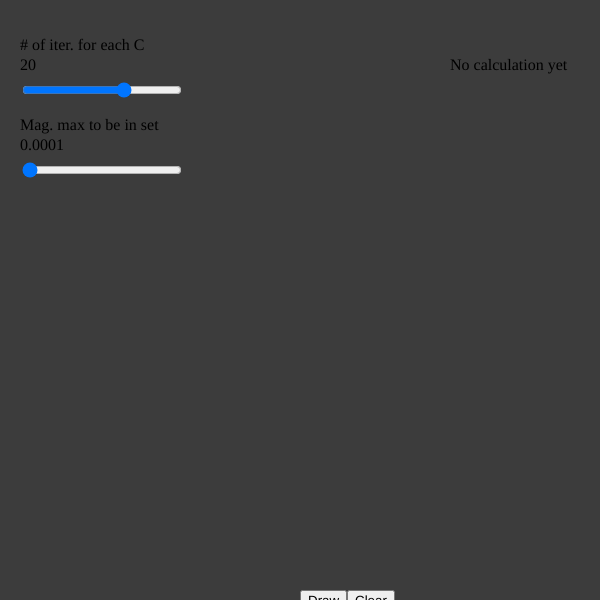
Frame 1 (no input)
Frame 60 (no input): identical to frame 1, image omitted
Frame 120 (the mouse pressed at the canvas centre since frame 60): identical to frame 1, image omitted

The p5.js sketch that drew this single still picture (run headless with seeded random() and noise() and a simulated clock; from frame 60 on, the mouse is pressed at the canvas centre):

// p5.js sketch
// ── sketch.js
// ************************************************
// Madelbrot Set
// Horribly coded by : Kevin Le Teugg, 2021
// File : sketch.js
// Description :
// ************************************************

// CONSTANTS
let CANVAS_WIDTH = 600; // Default 800
let CANVAS_HEIGHT = 600; // Default 600
let PLOT_X_MIN = -2; // Default -2
let PLOT_X_MAX = 1;  // Default 1
let PLOT_Y_MIN = -2; // Default -1
let PLOT_Y_MAX = 2;  // Default 1
// GLOBAL VARIABLES
let realRange;
let imagRange;
let realC;
let imagC;
let compCMag;
let iterationsThreshMax = 30;
let iterationsThreshDefault = 20;
//let magThresh = 0.1; // Default 0.0000001
let magThreshMax = 200;
let magThreshDefault = 1;
let magThreshDivider = 10000 // Since the slider can only accept ints
let deltaIteration = 0;
let compCMagPrevious = 0;
let debugObj = [];
let reZ = 0;
let imZ = 0;
let zeroX = 0;
let zeroPixelX = 0;
let zeroY = 0;
let zeroPixelY = 0;
let gridPoints = [];

// Assets preload
function preload() {

}

function setup() {
  // Canvas creation
  canvas = createCanvas(CANVAS_WIDTH, CANVAS_HEIGHT);
  //canvas.parent('sketch-holder');
  background(60);

  // DOM ELEMENTS
  drawButton = createButton('Draw');
  drawButton.position(CANVAS_WIDTH / 2, CANVAS_HEIGHT - (drawButton.height / 2));

  clearButton = createButton('Clear');
  clearButton.position((CANVAS_WIDTH / 2) + drawButton.width, CANVAS_HEIGHT - (drawButton.height / 2));

  toggleGridButton = createButton('Grid');
  toggleGridButton.position(CANVAS_WIDTH / 2, CANVAS_HEIGHT + 50);

  iterationsSliderP = createP('# of iter. for each C');
  iterationsSliderP.style('font-size', '16px');
  iterationsSliderP.position(20, 20);

  iterationsSliderValueP = createP(iterationsThreshDefault);
  iterationsSliderValueP.style('font-size', '16px');
  iterationsSliderValueP.position(20, 40);

  iterationsSlider = createSlider(1, iterationsThreshMax, iterationsThreshDefault);
  iterationsSlider.position(20, 80);
  iterationsSlider.style('width', '160px');
  iterationsSlider.mouseClicked(getIterationsSliderValue);

  iterationsSliderP = createP('Mag. max to be in set');
  iterationsSliderP.style('font-size', '16px');
  iterationsSliderP.position(20, 100);

  magThreshSliderValueP = createP(magThreshDefault / magThreshDivider);
  magThreshSliderValueP.style('font-size', '16px');
  magThreshSliderValueP.position(20, 120);

  magThreshSlider = createSlider(1, magThreshMax, magThreshDefault);
  magThreshSlider.position(20, 160);
  magThreshSlider.style('width', '160px');
  magThreshSlider.mouseClicked(getMagThreshSliderValue);

  calculatingStatusP = createP('No calculation yet');
  calculatingStatusP.style('font-size', '16px');
  calculatingStatusP.position(CANVAS_WIDTH - 150, 40);

  drawButton.mousePressed(calculateMandelbrot);
  toggleGridButton.mousePressed(toggleGrid);
  clearButton.mousePressed(clearScreen);
}

// p5.js animation loop
function draw() {

}	

function getIterationsSliderValue() {
  iterationsSliderValueP.elt.innerText = iterationsSlider.value();
}

function getMagThreshSliderValue() {
  magThreshSliderValueP.elt.innerText = magThreshSlider.value() / magThreshDivider;
}

function toggleGrid() {
  if (gridPoints.length !== 0) {
    for (i = 0; i < gridPoints.length; i++) {
      stroke(0, 0, 200);
      strokeWeight(2);
      point(gridPoints[i].x, gridPoints[i].y);
    }
  } else {
    alert("Draw a figure first");
  }
}

function clearScreen() {
  clear();
  background(60);
}

function calculateMandelbrot() {
  console.log('Calculating');
  background(60);
  // Refactor this later
  if (PLOT_X_MIN < 0 && PLOT_X_MAX < 0) {
    realRange = Math.abs(Math.abs(PLOT_X_MIN) - Math.abs(PLOT_X_MAX));
  }
  if (PLOT_X_MIN < 0 && PLOT_X_MAX > 0) {
    realRange = Math.abs(Math.abs(PLOT_X_MIN) + Math.abs(PLOT_X_MAX));
    zeroX = (PLOT_X_MAX - PLOT_X_MIN) / 2;
    zeroPixelX = (Math.abs(PLOT_X_MIN) * CANVAS_WIDTH) / realRange;
  }
  if (PLOT_X_MIN > 0 && PLOT_X_MAX > 0) {
    realRange = Math.abs(Math.abs(PLOT_X_MAX) - Math.abs(PLOT_X_MIN));
  }
  if (PLOT_Y_MIN < 0 && PLOT_Y_MAX < 0) {
    imagRange = Math.abs(Math.abs(PLOT_Y_MIN) - Math.abs(PLOT_Y_MAX));
  }
  if (PLOT_X_MIN < 0 && PLOT_X_MAX > 0) {
    imagRange = Math.abs(Math.abs(PLOT_Y_MIN) + Math.abs(PLOT_Y_MAX));
  }
  if (PLOT_X_MIN > 0 && PLOT_X_MAX > 0) {
    imagRange = Math.abs(Math.abs(PLOT_Y_MAX) - Math.abs(PLOT_Y_MIN));
  }

  // Vertical axis
  stroke(255);
  line(zeroPixelX, 0, zeroPixelX, CANVAS_HEIGHT);
  
  for (i = 0; i <= CANVAS_WIDTH; i++) {
    for (j = 0; j <= CANVAS_HEIGHT; j++) {
      // MAPPING CANVAS PIXELS DIMENSIONS INTO PLOT DIMENSIONS
      realC = (i * (realRange / CANVAS_WIDTH)) - Math.abs(PLOT_X_MIN);
      imagC = (j * (imagRange / CANVAS_HEIGHT)) - Math.abs(PLOT_Y_MIN);
      reZ = realC;
      imZ = imagC;
      // GET COORDINATES
      if (i % 10 == 0 && j % 10 == 0) {
        // stroke(0, 0, 200);
        // strokeWeight(1);
        // textSize(8);
        // text(Math.round(realC * 100) / 100 + ' ; ' + Math.round(imagC * 100) / 100, i, j);
        // stroke(200, 0, 200);
        // strokeWeight(5);
        // point(i, j);
        gridPoints.push({x:i, y:j});
      }
      for (k = 0; k < iterationsSlider.value(); k++) {
        // OLD METHOD THAT DIDN'T WORK BUT IS COOL
        // realC += (realC * realC) - (imagC * imagC);
        // imagC += (2 * realC * imagC);
        // INSERT FORMULA HERE + IF STATEMENT IF MAGNITUDE OF NUMBER IS TOO BIG
        reZ = (reZ * reZ) - (imZ * imZ) + realC;
        imZ = (2 * reZ * imZ) + imagC;
        compCMag = sqrt((reZ * reZ) + (imZ * imZ));
        deltaIteration = Math.abs(Math.abs(compCMagPrevious) - Math.abs(compCMag));
        if (compCMag >= 2) {
          break;
        }
        if (k === iterationsSlider.value() - 1) {
          if (deltaIteration < magThreshSlider.value() / magThreshDivider) {
            stroke(0, 0, 0);
            point(i, j);
          }
          if (deltaIteration >= magThreshSlider.value() / magThreshDivider && deltaIteration < 10 * magThreshSlider.value() / magThreshDivider) {
            stroke(0, 200, 0);
            point(i, j);
          }
          if (deltaIteration >= 10 * magThreshSlider.value() / magThreshDivider && deltaIteration < 100 * magThreshSlider.value() / magThreshDivider) {
            stroke(0, 0, 200);
            point(i, j);
          }
        }
      }
      compCMagPrevious = compCMag;
    }
  }
  console.log('Calculation done !');
  calculatingStatusP.elt.innerText = 'Calculation done !';

  // SIMPLE EXAMPLE - WORKING
  // let reC = 0.3;
  // let imC = 0.2;
  // for (k = 0; k < 40; k++) {
  //   reC += (reC * reC) - (imC * imC);
  //   imC += 2 * reC * imC;
  //   magC = sqrt((reC * reC) + (imC * imC));
  //   console.log(magC);
  // }
}
// ── css.css
.page_title {
  text-align: left;
  color: black;
  font-size: 24px;
  font-weight: bold;
}
